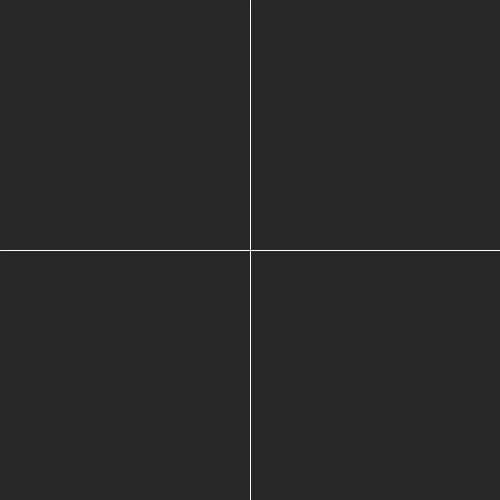
Frame 1 (no input)
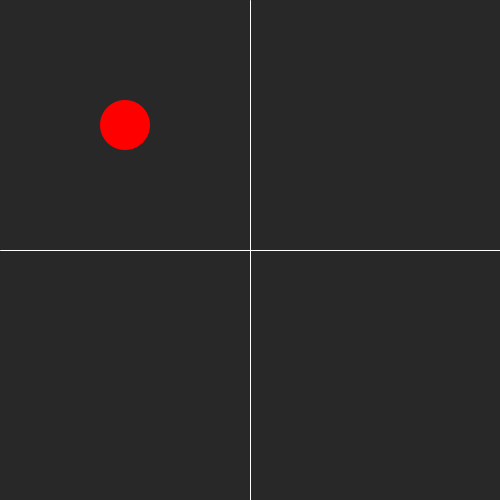
Frame 60 (the mouse pressed at the canvas centre just before this capture)
Frame 120 (the mouse held since frame 60 and released just before this capture): identical to frame 1, image omitted

The Processing sketch that drew these frames (run headless with seeded random() and noise(); from frame 60 on, the mouse is pressed at the canvas centre):

// Processing sketch: opacity
// ── opacity.pde
float ellipse11Opacity = 0;
float ellipse12Opacity = 0;
float ellipse21Opacity = 0;
float ellipse22Opacity = 0;

void setup() {
  size(500, 500);
  background(40);
}

void draw() {
  background(40);
  
  stroke(255);
  line(width/2, 0, width/2, height);
  line(0, height/2, width, height/2);
  
  stroke(0,0);
  
  fill(255,0,0,ellipse11Opacity);
  ellipse(125,125,50,50);
  fill(0,255,0,ellipse12Opacity);
  ellipse(125,375,50,50);
  fill(0,0,255,ellipse21Opacity);
  ellipse(375,125,50,50); 
  fill(0,0,0,ellipse22Opacity);
  ellipse(375,375,50,50);  
  
  ellipse11Opacity -= 5;
  ellipse12Opacity -= 5;
  ellipse21Opacity -= 5;
  ellipse22Opacity -= 5;
  
  if (mouseX < width/2) {
    if(mouseY < height/2){
      ellipse11Opacity = 255;
    } else {
      ellipse12Opacity = 255; 
    }      
  } else if(mouseX > width/2) {
    if(mouseY < height/2){
      ellipse21Opacity = 255;
    } else {
      ellipse22Opacity = 255;
    }       
  }
}
